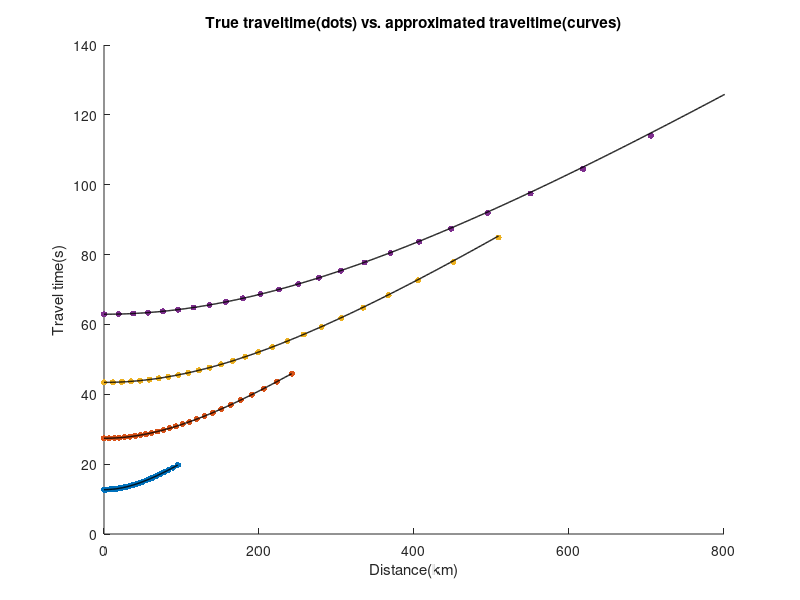

This chart was generated by the following MATLAB code:
clear, clc, close all;
height = [40, 50, 60, 80]; % 地层厚度 单位km
velocity = [6.3, 6.8, 7.5, 8.2]; % 层速度 单位km/s

% 双曲线近似方程
tn1 = 0; tn2 = 0; V_Delta_t = 0;

XPoints = zeros(4, 26);
TPoints = zeros(4, 26);

for i = 1 :length(velocity) % 对地层进行循环
    % 实际层状介质时距曲线
    cnt = 1;
    for angle = 0: 2: 50
        rad = deg2rad(angle);
        rad = asin(velocity(i) * sin(rad) / velocity(1)); % Snell's law
        
        xp = height(i) * tan(rad); % 水平距离
        Tp = height(i) / (velocity(i) * cos(rad)); % 该层的实际旅行时
        XPoints(i, cnt) = 2 * xp;
        TPoints(i, cnt) = 2*Tp;

        Delta_t1 = height(i) / velocity(i); % 双曲线层时间
        Delta_t2 = 2 * height(i) / velocity(i); % 对称:双曲线层时间
        v_delta_t = velocity(i)^2 * Delta_t1; % 均方根速度分子

        cnt = cnt + 1;
    end
    tn1 = tn1 + Delta_t1; % 双曲线层时间累加
    tn2 = tn2 + Delta_t2; % 对称: 双曲线层时间累加
    V_Delta_t = V_Delta_t + v_delta_t; % 均方根速度分子


    switch i
        case 1
            scatter(XPoints(1, :), TPoints(1,:), 20, "red", 'filled');
        case 2
            scatter(sum(XPoints(1:2, :)), sum(TPoints(1:2, :)), 20, "green", 'filled');
        case 3
            scatter(sum(XPoints(1:3, :)), sum(TPoints(1:3, :)), 20, "blue", "filled");
        case 4
            scatter(sum(XPoints(1:4, :)), sum(TPoints(1:4, :)), 20, "cyan", 'filled');
    end

    V_n = V_Delta_t / tn1; % 均方根速度
    % fprintf("均方根速度vn: %f\n", V_n);
    switch i
        case 1
            offset = 0: 1: XPoints(1, 26);
        case 2
            offset = 0: 1: sum(XPoints(1:2, 26));
        case 3
            offset = 0: 1: sum(XPoints(1:3, 26));
        case 4
            offset = 0: 1: sum(XPoints(1:4, 25));
    end
    % 双曲线近似方程
    TX = sqrt(offset.^2 / V_n + tn2^2);
    hold on;
    plot(offset, TX, 'Color', 'black', 'LineWidth', 1);

end

xlim([0, 800]);
ylim([0, 140]);
xlabel("Distance(km)");
ylabel("Travel time(s)");
title("True traveltime(dots) vs. approximated traveltime(curves)");